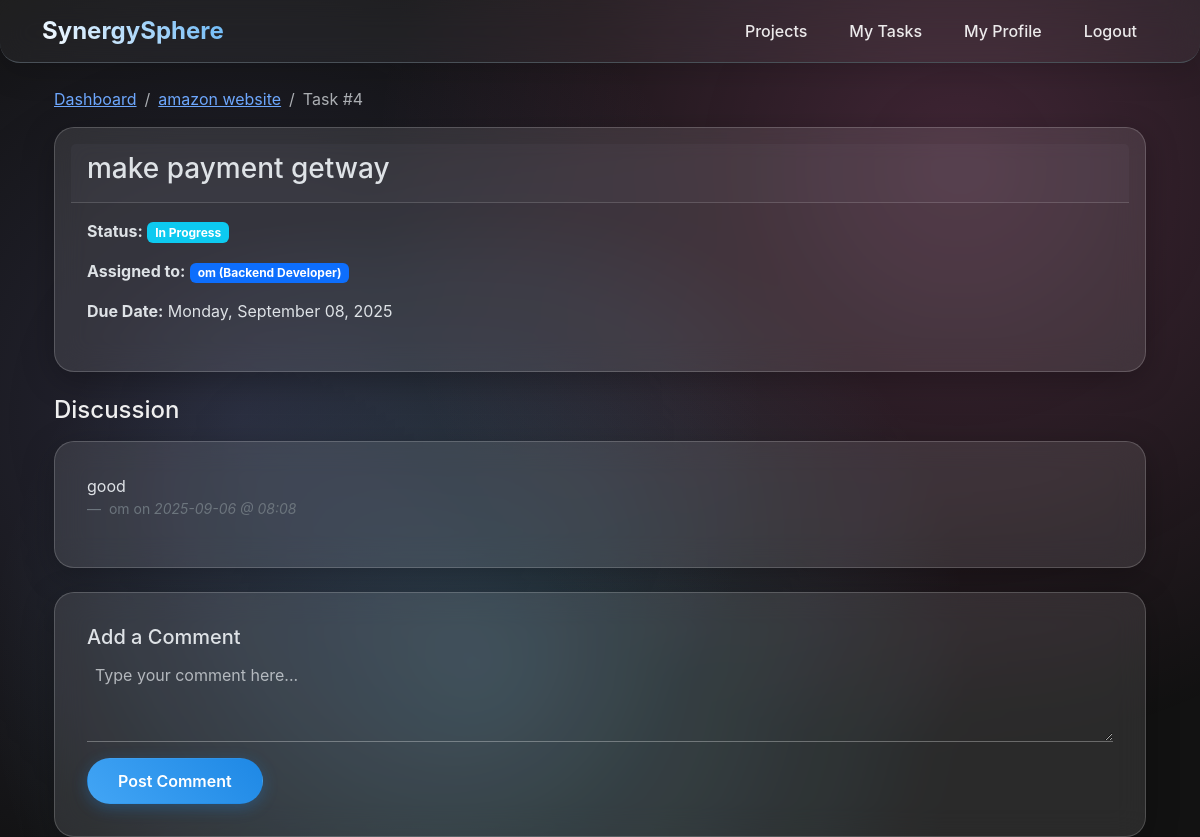
/task/4 (signed in), run on the app's committed database.
### app.py (models this page shows)
class Project(db.Model):
    id = db.Column(db.Integer, primary_key=True)
    name = db.Column(db.String(100), nullable=False)
    description = db.Column(db.Text, nullable=True)
    tags = db.Column(db.String(200), nullable=True)
    deadline = db.Column(db.Date, nullable=True)
    priority = db.Column(db.String(20), nullable=True)
    tasks = db.relationship('Task', backref='project', lazy=True, cascade="all, delete-orphan")

class Task(db.Model):
    id = db.Column(db.Integer, primary_key=True)
    content = db.Column(db.Text, nullable=False)
    status = db.Column(db.String(20), nullable=False, default='To Do')
    priority = db.Column(db.Integer, nullable=False, default=50)
    due_date = db.Column(db.Date, nullable=True)
    project_id = db.Column(db.Integer, db.ForeignKey('project.id'), nullable=False)
    assignee_id = db.Column(db.Integer, db.ForeignKey('user.id'), nullable=True)
    comments = db.relationship('Comment', backref='task', lazy=True, cascade="all, delete-orphan")

class User(db.Model, UserMixin):
    id = db.Column(db.Integer, primary_key=True)
    username = db.Column(db.String(20), unique=True, nullable=False)
    password = db.Column(db.String(60), nullable=False)
    role = db.Column(db.String(50), nullable=False, default='Developer')
    projects = db.relationship('Project', secondary=project_members, backref='members', lazy='dynamic')
    tasks = db.relationship('Task', backref='assignee', lazy=True)
    comments = db.relationship('Comment', backref='author', lazy=True)

class Comment(db.Model):
    id = db.Column(db.Integer, primary_key=True)
    content = db.Column(db.Text, nullable=False)
    timestamp = db.Column(db.DateTime, nullable=False, default=datetime.utcnow)
    user_id = db.Column(db.Integer, db.ForeignKey('user.id'), nullable=False)
    task_id = db.Column(db.Integer, db.ForeignKey('task.id'), nullable=False)

### app.py (the view)
@app.route('/task/<int:task_id>')
@login_required
def task_detail(task_id):
    task = Task.query.get_or_404(task_id)
    if current_user not in task.project.members:
        flash("You do not have access to this task.", "danger"); return redirect(url_for('dashboard'))
    return render_template('task_detail.html', task=task)

### app.py (called while the page is built)
@login_manager.user_loader
def load_user(user_id):
    return User.query.get(int(user_id))

### templates/task_detail.html (shortened to what this page needs)
{% extends "layout.html" %}
{% block content %}
<div class="container">
    <nav aria-label="breadcrumb">
        <ol class="breadcrumb">
            <li class="breadcrumb-item"><a href="{{ url_for('dashboard') }}">Dashboard</a></li>
            <li class="breadcrumb-item"><a href="{{ url_for('project_board', project_id=task.project.id) }}">{{ task.project.name }}</a></li>
            <li class="breadcrumb-item active" aria-current="page">Task #{{ task.id }}</li>
        </ol>
    </nav>
    <div class="card mb-4">
        <div class="card-header">
            <h3>{{ task.content }}</h3>
        </div>
        <div class="card-body">
            <p><strong>Status:</strong> <span class="badge bg-info">{{ task.status }}</span></p>
            <p><strong>Assigned to:</strong> <span class="badge bg-primary">{{ task.assignee.username }} ({{ task.assignee.role }})</span></p>
            <p><strong>Due Date:</strong> {{ task.due_date.strftime('%A, %B %d, %Y') }}</p>
        </div>
    </div>
    <h4 class="mb-3">Discussion</h4>
    <div class="comments-section mb-4">
        {% for comment in task.comments|sort(attribute='timestamp') %}
        <div class="card mb-3">
            <div class="card-body">
                <p class="card-text">{{ comment.content }}</p>
                <footer class="blockquote-footer">
                    {{ comment.author.username }} on <cite title="Source Title">{{ comment.timestamp.strftime('%Y-%m-%d @ %H:%M') }}</cite>
                </footer>
            </div>
        </div>
        {% else %}
        <p>No comments yet. Start the conversation!</p>
        {% endfor %}
    </div>
    <div class="card">
        <div class="card-body">
            <h5 class="card-title">Add a Comment</h5>
            <form method="POST" action="{{ url_for('add_comment', task_id=task.id) }}">
                <div class="mb-3">
                    <textarea class="form-control" name="content" rows="3" placeholder="Type your comment here..." required></textarea>
                </div>
                <button type="submit" class="btn btn-primary">Post Comment</button>
            </form>
        </div>
    </div>
</div>
{% endblock %}

### static/css/style.css (style rules this page uses)
* { margin: 0; padding: 0; box-sizing: border-box; }
body { font-family: 'Poppins', -apple-system, BlinkMacSystemFont, 'Segoe UI', Roboto, Oxygen, Ubuntu, Cantarell, sans-serif; background: url('../img/background.jpg') no-repeat center center fixed; background-size: cover; min-height: 100vh; color: #f0f0f0; position: relative; overflow-x: hidden; }
body::before { content: ''; position: fixed; top: 0; left: 0; width: 100%; height: 100%; background: radial-gradient(circle at 20% 50%, rgba(120, 119, 198, 0.2) 0%, transparent 50%), radial-gradient(circle at 80% 20%, rgba(255, 119, 198, 0.2) 0%, transparent 50%), radial-gradient(circle at 40% 80%, rgba(120, 219, 255, 0.2) 0%, transparent 50%); animation: gradientShift 10s ease-in-out infinite; z-index: -2; }
.card, .glass-card, .project-card { background: rgba(255, 255, 255, 0.1) !important; backdrop-filter: blur(15px) !important; border: 1px solid rgba(255, 255, 255, 0.18) !important; border-radius: 20px !important; box-shadow: 0 8px 32px rgba(0,0,0,0.25) !important; transition: all 0.3s ease; position: relative; overflow: hidden; padding: 1rem; }
.btn { border-radius: 25px !important; font-weight: 600; padding: 10px 30px; border: 1px solid transparent; transition: all 0.3s ease; position: relative; overflow: hidden; }
.btn::before { content: ''; position: absolute; top: 0; left: -100%; width: 100%; height: 100%; background: linear-gradient(90deg, transparent, rgba(255,255,255,0.2), transparent); transition: left 0.5s; }
.btn-primary { background: linear-gradient(45deg, #42a5f5, #1e88e5) !important; color: #fff !important; box-shadow: 0 4px 15px rgba(30,136,229,0.3); }
.form-control, .form-select { background: transparent !important; border: none !important; border-bottom: 1px solid rgba(255,255,255,0.3) !important; border-radius: 0 !important; color: #fff !important; padding-left: 0.5rem !important; }

### data on the page
Project: project.name "amazon website"
Task: id "4", content "make payment getway", status "In Progress", due_date "Monday, September 08, 2025"
User: assignee.username "om", assignee.role "Backend Developer"
Comment: content "good", author.username "om", timestamp "2025-09-06 @ 08:08"
